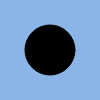
Frame 1 (no input)
Frame 60 (no input): identical to frame 1, image omitted
Frame 120 (the mouse pressed at the canvas centre since frame 60): identical to frame 1, image omitted

The p5.js sketch that drew this single still picture (run headless with seeded random() and noise() and a simulated clock; from frame 60 on, the mouse is pressed at the canvas centre):

// p5.js sketch
// ── sketch.js


// Initial setup of the sketch
function setup() {




}

// Drawing code for canvas
function draw() {
    background(138, 181, 230);

    fill(0);
    ellipse(width / 2, height / 2, 50);
}

// Method used to dynamically resize the canvas based on the height of the window
function resize () {

    resizeCanvas(window.innerWidth, window.innerHeight);
}

// Set the listener for when the window is resized
window.onresize = resize;


// ── controller.js

let instance = null;
const PARENT_ID = "drawingArea";

function setup () {
    instance = new PerlinNoise(PARENT_ID, 600, 800);

}

// Drawing code for canvas
function draw() {

    instance.update();
}
// ── old_code.js
var particles_a = [];
var particles_b = [];
var particles_c = [];
var nums = 200;
var noiseScale = 800;

function setup(){

    var myCanvas = createCanvas(window.innerWidth, window.innerHeight);
    myCanvas.parent("mainContent");

    background(21, 8, 50);
    for(var i = 0; i < nums; i++){
        particles_a[i] = new Particle(random(0, width),random(0,height));
        particles_b[i] = new Particle(random(0, width),random(0,height));
        particles_c[i] = new Particle(random(0, width),random(0,height));
    }
}

function draw(){
    noStroke();
    smooth();
    for(var i = 0; i < nums; i++){
        var radius = map(i,0,nums,1,2);
        var alpha = map(i,0,nums,0,250);

        fill(69,33,124,alpha);
        particles_a[i].move();
        particles_a[i].display(radius);
        particles_a[i].checkEdge();

        fill(7,153,242,alpha);
        particles_b[i].move();
        particles_b[i].display(radius);
        particles_b[i].checkEdge();

        fill(255,255,255,alpha);
        particles_c[i].move();
        particles_c[i].display(radius);
        particles_c[i].checkEdge();
    }
}


function Particle(x, y){
    this.dir = createVector(0, 0);
    this.vel = createVector(0, 0);
    this.pos = createVector(x, y);
    this.speed = 0.5;

    this.move = function(){
        var angle = noise(this.pos.x/noiseScale, this.pos.y/noiseScale)*TWO_PI*noiseScale;
        this.dir.x = cos(angle);
        this.dir.y = sin(angle);
        this.vel = this.dir.copy();
        this.vel.mult(this.speed);
        this.pos.add(this.vel);
    }

    this.checkEdge = function(){
        if(this.pos.x > width || this.pos.x < 0 || this.pos.y > height || this.pos.y < 0){
            this.pos.x = random(50, width);
            this.pos.y = random(50, height);
        }
    }

    this.display = function(r){
        ellipse(this.pos.x, this.pos.y, r, r);
    }
}

// ── perlin_noise.js
class PerlinNoise {

    constructor() {


    }

    // Initial setup of the sketch
    doSomething () {


        background(21, 8, 50);
    }

}

noise = null;

function setup () {
    createCanvas(window.innerWidth, window.innerHeight);
    noise = new PerlinNoise();

}

// Drawing code for canvas
function draw() {

    noise.doSomething();
}
